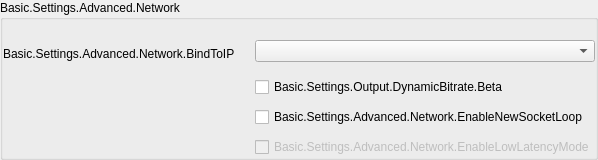
                  <widget class="QGroupBox" name="advNetworkGroupBox">
                   <property name="title">
                    <string>Basic.Settings.Advanced.Network</string>
                   </property>
                   <property name="uistep" stdset="0">
                    <string notr="true">Network</string>
                   </property>
                   <layout class="QFormLayout" name="formLayout_23">
                    <property name="fieldGrowthPolicy">
                     <enum>QFormLayout::AllNonFixedFieldsGrow</enum>
                    </property>
                    <property name="labelAlignment">
                     <set>Qt::AlignLeading|Qt::AlignLeft|Qt::AlignVCenter</set>
                    </property>
                    <property name="horizontalSpacing">
                     <number>20</number>
                    </property>
                    <property name="verticalSpacing">
                     <number>10</number>
                    </property>
                    <property name="leftMargin">
                     <number>0</number>
                    </property>
                    <property name="topMargin">
                     <number>20</number>
                    </property>
                    <property name="rightMargin">
                     <number>0</number>
                    </property>
                    <property name="bottomMargin">
                     <number>0</number>
                    </property>
                    <item row="0" column="0">
                     <widget class="QLabel" name="label_27">
                      <property name="sizePolicy">
                       <sizepolicy hsizetype="Preferred" vsizetype="Expanding">
                        <horstretch>0</horstretch>
                        <verstretch>0</verstretch>
                       </sizepolicy>
                      </property>
                      <property name="text">
                       <string>Basic.Settings.Advanced.Network.BindToIP</string>
                      </property>
                      <property name="wordWrap">
                       <bool>true</bool>
                      </property>
                      <property name="buddy">
                       <cstring>bindToIP</cstring>
                      </property>
                      <property name="useFor" stdset="0">
                       <string notr="true">FormLabelRole</string>
                      </property>
                     </widget>
                    </item>
                    <item row="2" column="1">
                     <widget class="QCheckBox" name="dynBitrate">
                      <property name="toolTip">
                       <string>Basic.Settings.Output.DynamicBitrate.TT</string>
                      </property>
                      <property name="text">
                       <string>Basic.Settings.Output.DynamicBitrate.Beta</string>
                      </property>
                      <property name="uistep" stdset="0">
                       <string notr="true">Dynamic change bitrate to manage congestion (Beta)</string>
                      </property>
                     </widget>
                    </item>
                    <item row="3" column="0">
                     <spacer name="horizontalSpacer_7">
                      <property name="orientation">
                       <enum>Qt::Horizontal</enum>
                      </property>
                      <property name="sizeHint" stdset="0">
                       <size>
                        <width>170</width>
                        <height>1</height>
                       </size>
                      </property>
                     </spacer>
                    </item>
                    <item row="3" column="1">
                     <widget class="QCheckBox" name="enableNewSocketLoop">
                      <property name="text">
                       <string>Basic.Settings.Advanced.Network.EnableNewSocketLoop</string>
                      </property>
                      <property name="uistep" stdset="0">
                       <string notr="true">Enable network optimizations</string>
                      </property>
                     </widget>
                    </item>
                    <item row="4" column="1">
                     <widget class="QCheckBox" name="enableLowLatencyMode">
                      <property name="enabled">
                       <bool>false</bool>
                      </property>
                      <property name="text">
                       <string>Basic.Settings.Advanced.Network.EnableLowLatencyMode</string>
                      </property>
                      <property name="uistep" stdset="0">
                       <string notr="true">Enable TCP pacing</string>
                      </property>
                     </widget>
                    </item>
                    <item row="0" column="1">
                     <layout class="QVBoxLayout" name="verticalLayout_33">
                      <property name="spacing">
                       <number>0</number>
                      </property>
                      <property name="leftMargin">
                       <number>0</number>
                      </property>
                      <property name="bottomMargin">
                       <number>5</number>
                      </property>
                      <item>
                       <widget class="PLSComboBox" name="bindToIP">
                        <property name="uistep" stdset="0">
                         <string notr="true">Bind to IP</string>
                        </property>
                       </widget>
                      </item>
                     </layout>
                    </item>
                   </layout>
                  </widget>
